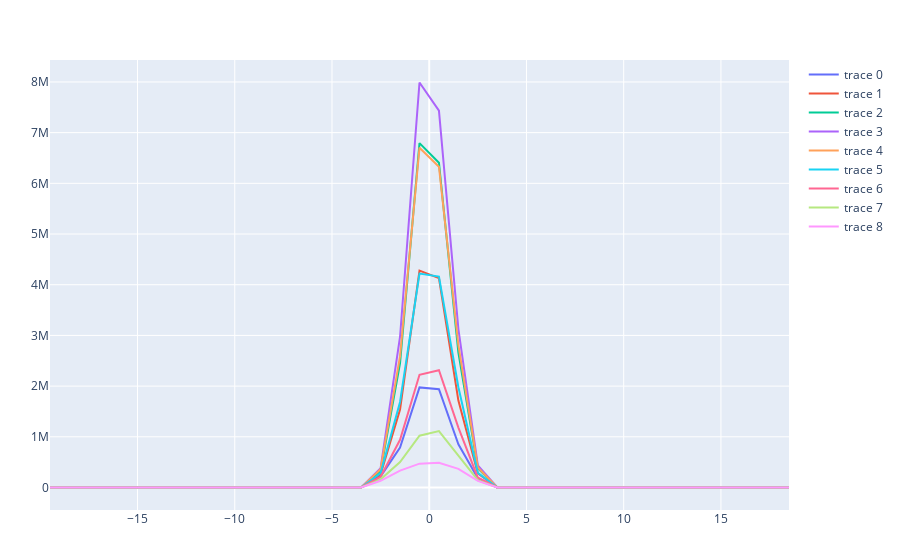

The cell this chart's notebook holds for it:
### Markdown cell above
### Fitting spots

### Code cell
s1 = findfirst(x->x>λ1*1e6,λaxe);
PlotlyJS.plot(daxe,hlaser.weights[:,s1-4:s1+4],name=reshape([" $(i) " for i in λaxe[s1-4:s1+4] ],1,9))
